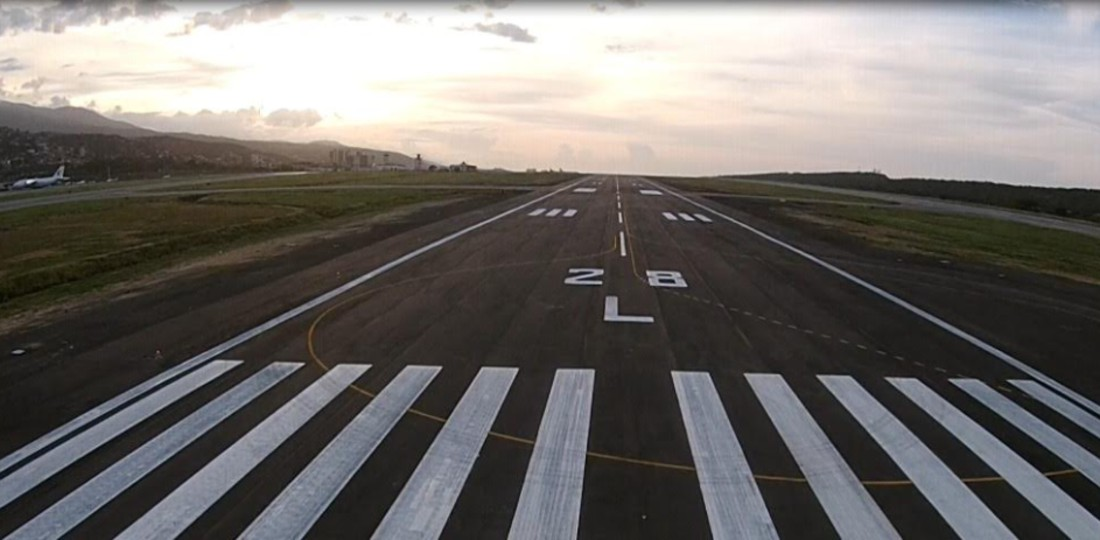
#> input picture Pista.jfif, 1100 x 540 px
$ python 'teic on mi.py'
#> lines starting #> are read from the running program, lines starting #| are printed output that depends on the picture
import cv2
import numpy as np
from matplotlib import pyplot as pyplot


#Esto cambia por la vista del drone
img =cv2.imread("Pista.jfif", cv2.IMREAD_GRAYSCALE)
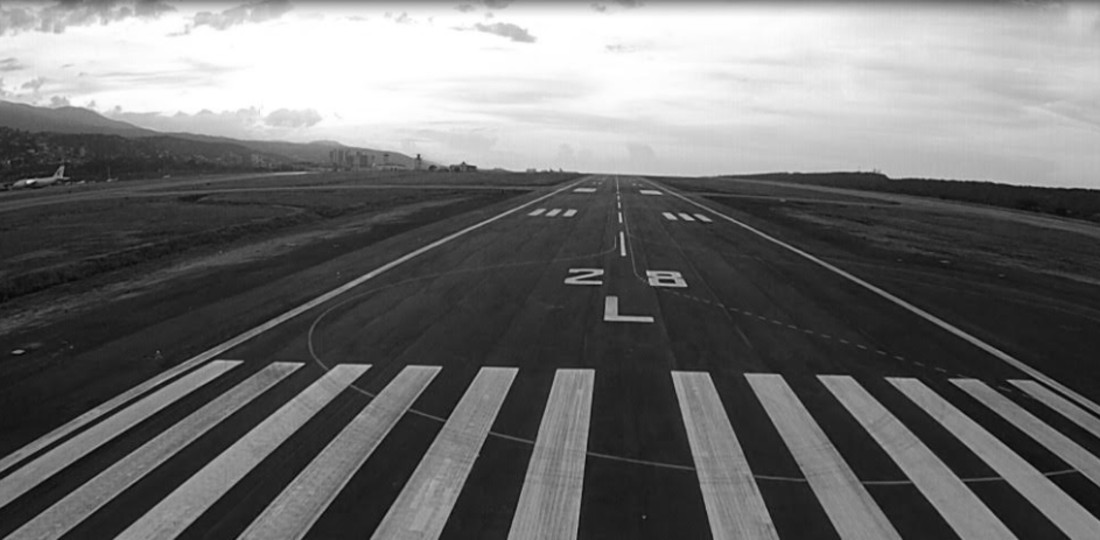
#> img: shape (540, 1100); min 2, max 255, mean 110.5

canny = cv2.Canny(img, 100, 200)
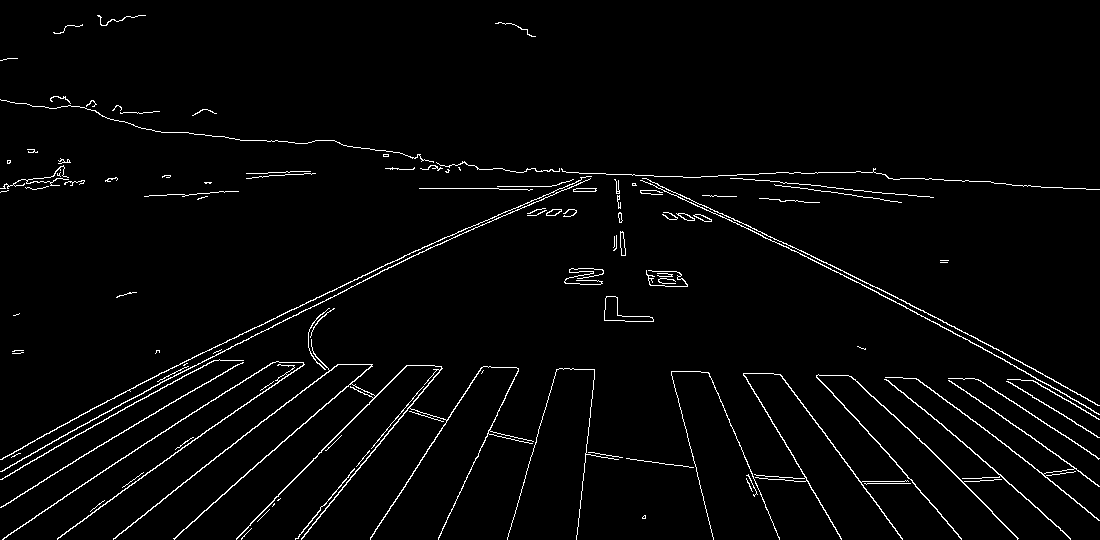
#> canny: shape (540, 1100); 2.6% white in thin lines or dots

pyplot.subplot(121)
pyplot.imshow(img, cmap='gray')
pyplot.title('Normal')

pyplot.subplot(122)
pyplot.imshow(canny, cmap='gray')
pyplot.title('Canny')

pyplot.tight_layout()

pyplot.show()
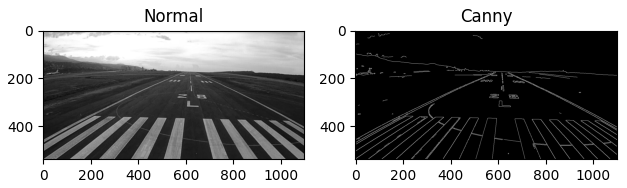
#> figure drawn by matplotlib, 2 panels

$ run again, with linea_izq(2).jpg saved as Pista.jfif
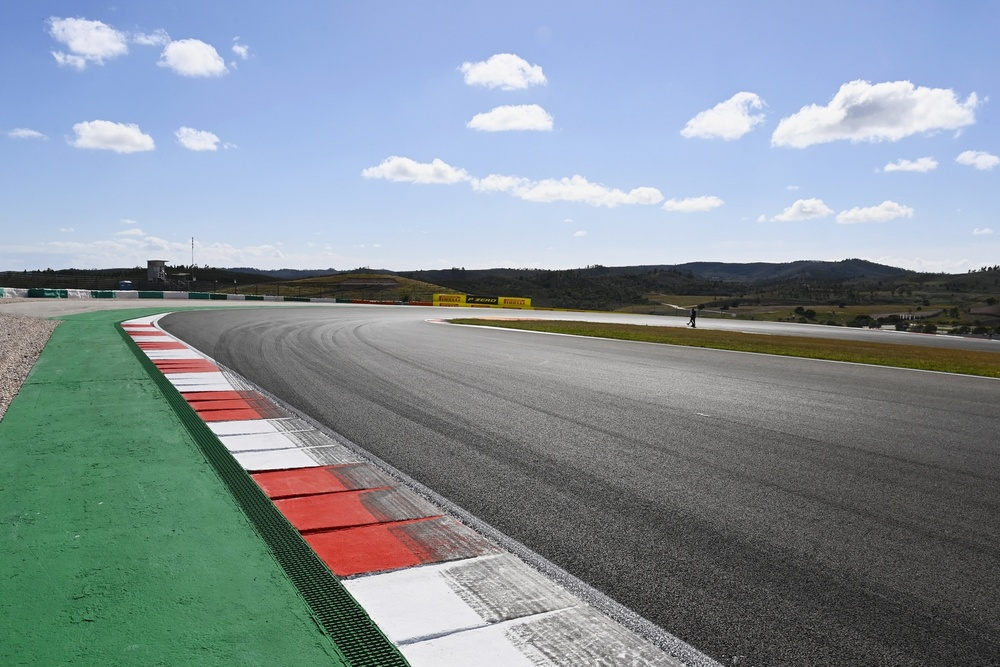
#> input picture linea_izq(2).jpg, 1000 x 667 px, shrunk from 1600 x 1067 before the run
#> `canny = cv2.Canny(img, 100, 200)`:
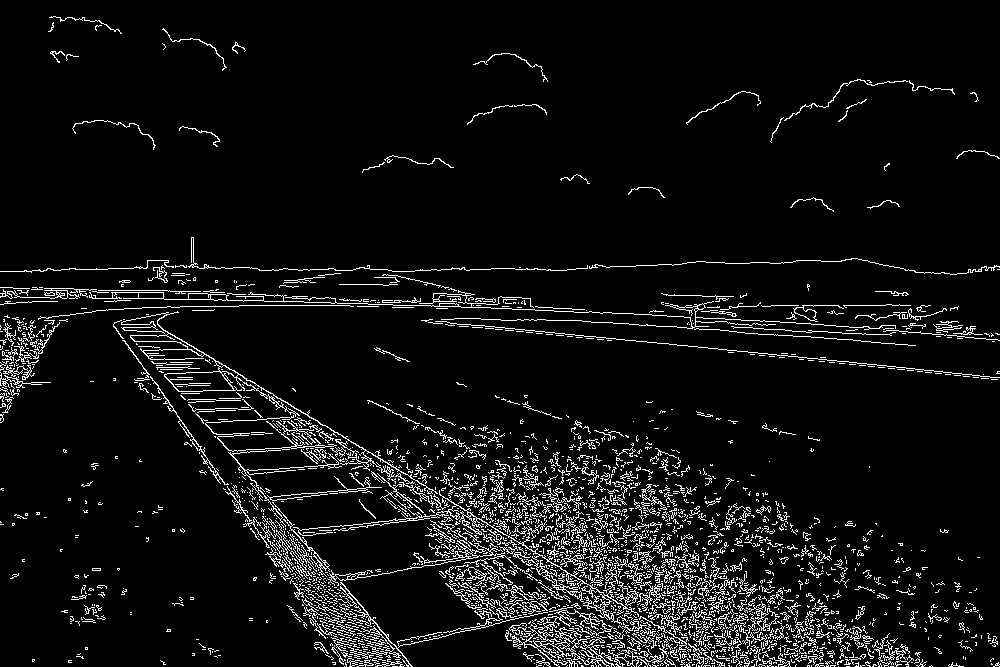
#> canny: shape (667, 1000); 6.4% white in thin lines or dots
#> `pyplot.show()`:
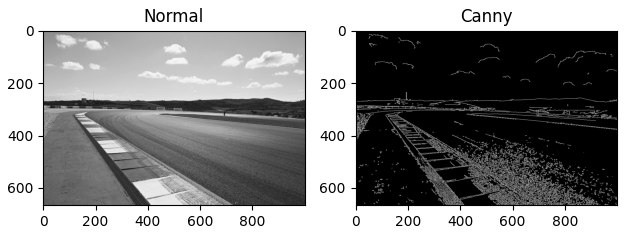
#> figure drawn by matplotlib, 2 panels
